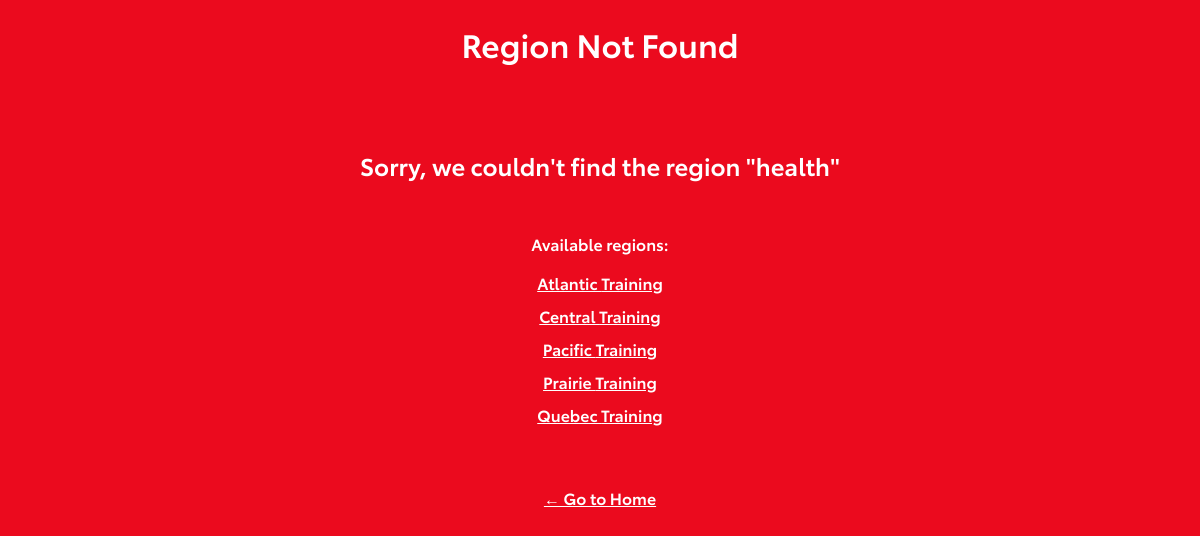
The app's page /health/ with its own data.
### training_app/models.py (models this page shows, shortened)
class TrainingPage(models.Model):
    REGION_CHOICES = [
        ('quebec', 'Quebec'),
        ('central', 'Central'),
        ('pacific', 'Pacific'),
        ('prairie', 'Prairie'),
        ('atlantic', 'Atlantic'),
    ]
    region = models.CharField(
        max_length=20,
        choices=REGION_CHOICES,
        unique=True,
        validators=[validate_region],
        help_text="The region this training page is for"
    )
    current_program = models.ForeignKey(
        TrainingProgram,
        on_delete=models.PROTECT,
        null=True,
        blank=True,
        help_text="The currently active training program for this region"
    )
    timezone = models.CharField(
        max_length=50,
        default='America/Toronto',
        validators=[validate_timezone],
        help_text="Timezone for this region (EST/EDT)"
    )
    is_active = models.BooleanField(
        default=True,
        help_text="Whether this training page is active"
    )
    created_at = models.DateTimeField(auto_now_add=True)
    updated_at = models.DateTimeField(auto_now=True)
    class Meta:
        ordering = ['region']

### training_app/views.py (the view)
# urls.py: path('<str:region>/', views.training_page_view, name='training_page'),
def training_page_view(request, region):
    try:
        training_page = get_object_or_404(TrainingPage.objects.select_related('current_program'), region=region, is_active=True)
        if training_page.current_program and training_page.current_program.main_image:
            print(f"🔍 Region {region} - Image URL: {training_page.current_program.main_image.url}")
            print(f"🔍 Region {region} - Image name: {training_page.current_program.main_image.name}")
        eastern_tz = pytz.timezone('America/Toronto')
        regional_tz = pytz.timezone(training_page.timezone)
        now_regional = regional_tz.localize(datetime.now())
        cutoff_time = now_regional - timedelta(hours=36)
        regional_tz_abbr = now_regional.strftime('%Z')
        all_sessions = training_page.sessions.all().order_by('date', 'time_est')
        sessions_with_regional_time = []
        for session in all_sessions:
            eastern_datetime = eastern_tz.localize(
                datetime.combine(session.date, session.time_est)
            )
            regional_datetime = eastern_datetime.astimezone(regional_tz)
            if regional_datetime >= cutoff_time:
                session.regional_time = regional_datetime.time()
                session.regional_datetime = regional_datetime
                sessions_with_regional_time.append(session)
        display_title = training_page.title
        try:
            if training_page.region == 'quebec':
                prog = training_page.current_program
                if prog and getattr(prog, 'title_fr', ''):
                    display_title = prog.title_fr
        except Exception:
            pass
        context = {
            'training_page': training_page,
            'sessions': sessions_with_regional_time,
            'region_display': training_page.get_region_display(),
            'timezone': training_page.timezone,
            'regional_tz_abbr': regional_tz_abbr,
            'display_title': display_title,
        }
        return render(request, 'training_app/training_page.html', context)
    except Http404:
        return render(request, 'training_app/region_not_found.html', {
            'region': region,
            'available_regions': TrainingPage.objects.filter(is_active=True).values_list('region', flat=True)
        })

### training_app/error_handlers.py (called while the page is built, shortened)
    def process_request(self, request):
        if settings.DEBUG and not getattr(settings, 'LOG_ALL_REQUESTS', False):
            return

### training_app/templates/training_app/region_not_found.html (shortened to what this page needs)
{% load static %}
<!DOCTYPE html>
<html lang="en">
<head>
    <link href="{% static 'css/style.css' %}?v=2" rel="stylesheet">
</head>
<body>
    <h1>Region Not Found</h1>
    <div style="text-align: center; padding: 40px; color: white;">
        <h2>Sorry, we couldn't find the region "{{ region }}"</h2>
        <p>Available regions:</p>
        <ul style="list-style: none; padding: 0;">
            {% for available_region in available_regions %}
            <li style="margin: 10px 0;">
                <a href="/{{ available_region }}/" style="color: white; text-decoration: underline;">
                    {{ available_region|title }} Training
                </a>
            </li>
            {% endfor %}
        </ul>
        <p style="margin-top: 30px;">
            <a href="/" style="color: white; text-decoration: underline;">← Go to Home</a>
        </p>
    </div>
</body>
</html>

### static/css/style.css (style rules this page uses)
* { font-family: myFirstFont, Arial, sans-serif; }
body { background-color: #EB0A1E; }
p { padding-top: 30px; }
h1 { color: #ffff; text-align: center; }
h2 { color: #ffff; text-align: center; font-size: x-large; }

### records on screen
TrainingPage: region "Atlantic"
TrainingPage: region "Central"
TrainingPage: region "Pacific"
TrainingPage: region "Prairie"
TrainingPage: region "Quebec"

### other values on screen
{{ region }} "health"
